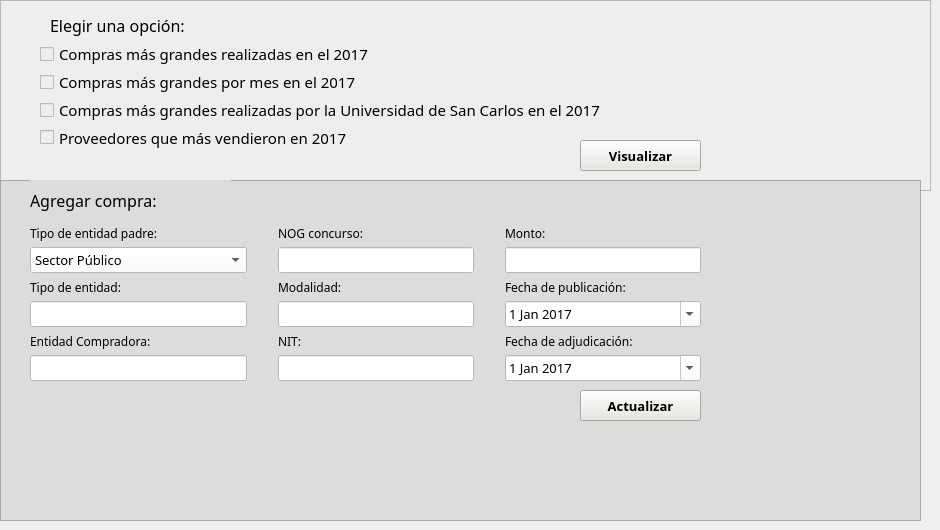
    <widget class="QWidget" name="tab_2">
     <attribute name="title">
      <string>Compras 2017</string>
     </attribute>
     <widget class="QFrame" name="frame_3">
      <property name="geometry">
       <rect>
        <x>0</x>
        <y>0</y>
        <width>931</width>
        <height>191</height>
       </rect>
      </property>
      <property name="styleSheet">
       <string notr="true">background-color: rgb(238, 238, 238);</string>
      </property>
      <property name="frameShape">
       <enum>QFrame::StyledPanel</enum>
      </property>
      <property name="frameShadow">
       <enum>QFrame::Raised</enum>
      </property>
      <widget class="QLabel" name="label_opcion_2">
       <property name="geometry">
        <rect>
         <x>50</x>
         <y>10</y>
         <width>211</width>
         <height>31</height>
        </rect>
       </property>
       <property name="font">
        <font>
         <family>Century Gothic</family>
         <pointsize>12</pointsize>
         <weight>50</weight>
         <italic>false</italic>
         <bold>false</bold>
        </font>
       </property>
       <property name="text">
        <string>Elegir una opción:</string>
       </property>
      </widget>
      <widget class="QWidget" name="verticalLayoutWidget_3">
       <property name="geometry">
        <rect>
         <x>40</x>
         <y>40</y>
         <width>582</width>
         <height>111</height>
        </rect>
       </property>
       <layout class="QVBoxLayout" name="verticalLayout_3">
        <property name="spacing">
         <number>0</number>
        </property>
        <item>
         <widget class="QCheckBox" name="checkBox_grandes_2">
          <property name="font">
           <font>
            <family>Century Gothic</family>
            <pointsize>11</pointsize>
           </font>
          </property>
          <property name="styleSheet">
           <string notr="true">selection-background-color: rgb(0, 255, 0);</string>
          </property>
          <property name="text">
           <string>Compras más grandes realizadas en el 2017</string>
          </property>
         </widget>
        </item>
        <item>
         <widget class="QCheckBox" name="checkBox_mes_2">
          <property name="font">
           <font>
            <family>Century Gothic</family>
            <pointsize>11</pointsize>
           </font>
          </property>
          <property name="text">
           <string>Compras más grandes por mes en el 2017</string>
          </property>
         </widget>
        </item>
        <item>
         <widget class="QCheckBox" name="checkBox_USAC_2">
          <property name="font">
           <font>
            <family>Century Gothic</family>
            <pointsize>11</pointsize>
            <weight>50</weight>
            <italic>false</italic>
            <bold>false</bold>
           </font>
          </property>
          <property name="text">
           <string>Compras más grandes realizadas por la Universidad de San Carlos en el 2017</string>
          </property>
          <property name="checked">
           <bool>false</bool>
          </property>
          <property name="autoRepeat">
           <bool>false</bool>
          </property>
          <property name="autoExclusive">
           <bool>false</bool>
          </property>
          <property name="tristate">
           <bool>false</bool>
          </property>
         </widget>
        </item>
        <item>
         <widget class="QCheckBox" name="checkBox_proveedores_2">
          <property name="font">
           <font>
            <family>Century Gothic</family>
            <pointsize>11</pointsize>
           </font>
          </property>
          <property name="text">
           <string>Proveedores que más vendieron en 2017</string>
          </property>
         </widget>
        </item>
       </layout>
      </widget>
      <widget class="QPushButton" name="boton_visualizar_2">
       <property name="geometry">
        <rect>
         <x>580</x>
         <y>140</y>
         <width>121</width>
         <height>31</height>
        </rect>
       </property>
       <property name="font">
        <font>
         <family>Century Gothic</family>
         <pointsize>10</pointsize>
         <weight>75</weight>
         <bold>true</bold>
        </font>
       </property>
       <property name="styleSheet">
        <string notr="true">background-color: rgb(232, 231, 226);</string>
       </property>
       <property name="text">
        <string>Visualizar</string>
       </property>
      </widget>
     </widget>
     <widget class="QFrame" name="frame_4">
      <property name="geometry">
       <rect>
        <x>0</x>
        <y>180</y>
        <width>921</width>
        <height>341</height>
       </rect>
      </property>
      <property name="styleSheet">
       <string notr="true">background-color: rgb(220, 220, 220);</string>
      </property>
      <property name="frameShape">
       <enum>QFrame::StyledPanel</enum>
      </property>
      <property name="frameShadow">
       <enum>QFrame::Raised</enum>
      </property>
      <widget class="QLabel" name="label_agregar_2">
       <property name="geometry">
        <rect>
         <x>30</x>
         <y>0</y>
         <width>201</width>
         <height>41</height>
        </rect>
       </property>
       <property name="font">
        <font>
         <family>Century Gothic</family>
         <pointsize>12</pointsize>
        </font>
       </property>
       <property name="text">
        <string>Agregar compra:</string>
       </property>
      </widget>
      <widget class="QPushButton" name="boton_actualizar_2">
       <property name="geometry">
        <rect>
         <x>580</x>
         <y>210</y>
         <width>121</width>
         <height>31</height>
        </rect>
       </property>
       <property name="font">
        <font>
         <family>Century Gothic</family>
         <pointsize>10</pointsize>
         <weight>75</weight>
         <bold>true</bold>
        </font>
       </property>
       <property name="styleSheet">
        <string notr="true">background-color: rgb(232, 231, 226);</string>
       </property>
       <property name="text">
        <string>Actualizar</string>
       </property>
      </widget>
      <widget class="QWidget" name="gridLayoutWidget_2">
       <property name="geometry">
        <rect>
         <x>30</x>
         <y>40</y>
         <width>671</width>
         <height>161</height>
        </rect>
       </property>
       <layout class="QGridLayout" name="gridLayout_2">
        <property name="topMargin">
         <number>0</number>
        </property>
        <property name="horizontalSpacing">
         <number>31</number>
        </property>
        <property name="verticalSpacing">
         <number>1</number>
        </property>
        <item row="4" column="1">
         <widget class="QLabel" name="label_modalidad_2">
          <property name="font">
           <font>
            <family>Century Gothic</family>
            <pointsize>9</pointsize>
           </font>
          </property>
          <property name="text">
           <string>Modalidad:</string>
          </property>
         </widget>
        </item>
        <item row="1" column="0">
         <widget class="QComboBox" name="comboBox_padre_2">
          <property name="enabled">
           <bool>true</bool>
          </property>
          <property name="font">
           <font>
            <family>Century Gothic</family>
            <pointsize>10</pointsize>
           </font>
          </property>
          <property name="styleSheet">
           <string notr="true">background-color: rgb(255, 255, 255);</string>
          </property>
          <item>
           <property name="text">
            <string>Sector Público</string>
           </property>
          </item>
          <item>
           <property name="text">
            <string>Fideicomisos y otras entidades</string>
           </property>
          </item>
          <item>
           <property name="text">
            <string>Organizaciones Internacionales</string>
           </property>
          </item>
         </widget>
        </item>
        <item row="7" column="0">
         <widget class="QLabel" name="label_compradora_2">
          <property name="font">
           <font>
            <family>Century Gothic</family>
            <pointsize>9</pointsize>
           </font>
          </property>
          <property name="text">
           <string>Entidad Compradora:</string>
          </property>
         </widget>
        </item>
        <item row="4" column="0">
         <widget class="QLabel" name="label_entidad_2">
          <property name="font">
           <font>
            <family>Century Gothic</family>
            <pointsize>9</pointsize>
           </font>
          </property>
          <property name="text">
           <string>Tipo de entidad:</string>
          </property>
         </widget>
        </item>
        <item row="7" column="1">
         <widget class="QLabel" name="label_nit_2">
          <property name="font">
           <font>
            <family>Century Gothic</family>
            <pointsize>9</pointsize>
           </font>
          </property>
          <property name="text">
           <string>NIT:</string>
          </property>
         </widget>
        </item>
        <item row="0" column="1">
         <widget class="QLabel" name="label_nog_2">
          <property name="font">
           <font>
            <family>Century Gothic</family>
            <pointsize>9</pointsize>
           </font>
          </property>
          <property name="text">
           <string>NOG concurso:</string>
          </property>
         </widget>
        </item>
        <item row="7" column="2">
         <widget class="QLabel" name="label_adjudicacion_2">
          <property name="font">
           <font>
            <family>Century Gothic</family>
            <pointsize>9</pointsize>
           </font>
          </property>
          <property name="text">
           <string>Fecha de adjudicación:</string>
          </property>
         </widget>
        </item>
        <item row="6" column="0">
         <widget class="QLineEdit" name="texto_entidad_2">
          <property name="font">
           <font>
            <family>Century Gothic</family>
            <pointsize>10</pointsize>
           </font>
          </property>
          <property name="styleSheet">
           <string notr="true">background-color: rgb(255, 255, 255);</string>
          </property>
         </widget>
        </item>
        <item row="4" column="2">
         <widget class="QLabel" name="label_publicacion_2">
          <property name="font">
           <font>
            <family>Century Gothic</family>
            <pointsize>9</pointsize>
           </font>
          </property>
          <property name="text">
           <string>Fecha de publicación:</string>
          </property>
         </widget>
        </item>
        <item row="8" column="1">
         <widget class="QLineEdit" name="texto_nit_2">
          <property name="font">
           <font>
            <family>Century Gothic</family>
            <pointsize>10</pointsize>
           </font>
          </property>
          <property name="styleSheet">
           <string notr="true">background-color: rgb(255, 255, 255);</string>
          </property>
         </widget>
        </item>
        <item row="6" column="1">
         <widget class="QLineEdit" name="texto_modalidad_2">
          <property name="font">
           <font>
            <family>Century Gothic</family>
            <pointsize>10</pointsize>
           </font>
          </property>
          <property name="styleSheet">
           <string notr="true">background-color: rgb(255, 255, 255);</string>
          </property>
         </widget>
        </item>
        <item row="0" column="2">
         <widget class="QLabel" name="label_monto_2">
          <property name="font">
           <font>
            <family>Century Gothic</family>
            <pointsize>9</pointsize>
           </font>
          </property>
          <property name="text">
           <string>Monto:</string>
          </property>
         </widget>
        </item>
        <item row="0" column="0">
         <widget class="QLabel" name="label_padre_2">
          <property name="font">
           <font>
            <family>Century Gothic</family>
            <pointsize>9</pointsize>
           </font>
          </property>
          <property name="text">
           <string>Tipo de entidad padre:</string>
          </property>
          <property name="buddy">
           <cstring>comboBox_padre</cstring>
          </property>
         </widget>
        </item>
        <item row="8" column="0">
         <widget class="QLineEdit" name="texto_compradora_2">
          <property name="font">
           <font>
            <family>Century Gothic</family>
            <pointsize>10</pointsize>
           </font>
          </property>
          <property name="styleSheet">
           <string notr="true">background-color: rgb(255, 255, 255);</string>
          </property>
         </widget>
        </item>
        <item row="1" column="1">
         <widget class="QLineEdit" name="texto_nog_2">
          <property name="font">
           <font>
            <family>Century Gothic</family>
            <pointsize>10</pointsize>
           </font>
          </property>
          <property name="styleSheet">
           <string notr="true">background-color: rgb(255, 255, 255);</string>
          </property>
         </widget>
        </item>
        <item row="1" column="2">
         <widget class="QLineEdit" name="texto_monto_2">
          <property name="font">
           <font>
            <family>Century Gothic</family>
            <pointsize>10</pointsize>
           </font>
          </property>
          <property name="styleSheet">
           <string notr="true">background-color: rgb(255, 255, 255);</string>
          </property>
         </widget>
        </item>
        <item row="6" column="2">
         <widget class="QDateEdit" name="fecha_publicacion_2">
          <property name="font">
           <font>
            <family>Century Gothic</family>
            <pointsize>10</pointsize>
           </font>
          </property>
          <property name="styleSheet">
           <string notr="true">background-color: rgb(255, 255, 255);</string>
          </property>
          <property name="maximumDate">
           <date>
            <year>2017</year>
            <month>12</month>
            <day>31</day>
           </date>
          </property>
          <property name="minimumDate">
           <date>
            <year>2017</year>
            <month>1</month>
            <day>1</day>
           </date>
          </property>
          <property name="calendarPopup">
           <bool>true</bool>
          </property>
         </widget>
        </item>
        <item row="8" column="2">
         <widget class="QDateEdit" name="fecha_adjudicacion_2">
          <property name="font">
           <font>
            <family>Century Gothic</family>
            <pointsize>10</pointsize>
           </font>
          </property>
          <property name="styleSheet">
           <string notr="true">background-color: rgb(255, 255, 255);</string>
          </property>
          <property name="maximumDate">
           <date>
            <year>2017</year>
            <month>1</month>
            <day>1</day>
           </date>
          </property>
          <property name="minimumDate">
           <date>
            <year>2017</year>
            <month>1</month>
            <day>1</day>
           </date>
          </property>
          <property name="calendarPopup">
           <bool>true</bool>
          </property>
         </widget>
        </item>
       </layout>
      </widget>
     </widget>
    </widget>
